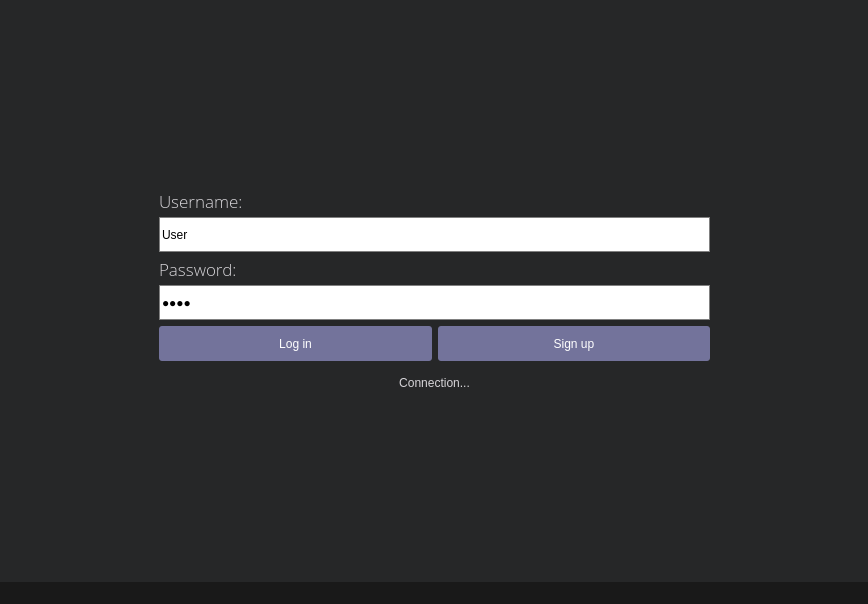
<?xml version="1.0" encoding="UTF-8"?>
<ui version="4.0">
 <class>messenger</class>
 <widget class="QMainWindow" name="messenger">
  <property name="geometry">
   <rect>
    <x>0</x>
    <y>0</y>
    <width>868</width>
    <height>604</height>
   </rect>
  </property>
  <property name="windowTitle">
   <string>messenger</string>
  </property>
  <property name="styleSheet">
   <string notr="true">background: rgb(25, 25, 25);
color:black;</string>
  </property>
  <property name="toolButtonStyle">
   <enum>Qt::ToolButtonIconOnly</enum>
  </property>
  <widget class="QWidget" name="centralwidget">
   <layout class="QHBoxLayout" name="horizontalLayout">
    <property name="leftMargin">
     <number>0</number>
    </property>
    <property name="topMargin">
     <number>0</number>
    </property>
    <property name="rightMargin">
     <number>0</number>
    </property>
    <property name="bottomMargin">
     <number>0</number>
    </property>
    <item>
     <widget class="QStackedWidget" name="stackedWidget">
      <property name="styleSheet">
       <string notr="true">background: rgb(38, 39, 40);</string>
      </property>
      <property name="currentIndex">
       <number>0</number>
      </property>
      <widget class="QWidget" name="login">
       <layout class="QVBoxLayout" name="verticalLayout">
        <property name="leftMargin">
         <number>0</number>
        </property>
        <property name="topMargin">
         <number>0</number>
        </property>
        <property name="rightMargin">
         <number>0</number>
        </property>
        <property name="bottomMargin">
         <number>0</number>
        </property>
        <item>
         <widget class="QWidget" name="widget_1" native="true">
          <property name="sizePolicy">
           <sizepolicy hsizetype="Expanding" vsizetype="Expanding">
            <horstretch>0</horstretch>
            <verstretch>0</verstretch>
           </sizepolicy>
          </property>
          <property name="autoFillBackground">
           <bool>false</bool>
          </property>
          <property name="styleSheet">
           <string notr="true"/>
          </property>
          <layout class="QHBoxLayout" name="horizontalLayout_2">
           <property name="leftMargin">
            <number>0</number>
           </property>
           <property name="topMargin">
            <number>0</number>
           </property>
           <property name="rightMargin">
            <number>0</number>
           </property>
           <property name="bottomMargin">
            <number>0</number>
           </property>
           <item>
            <spacer name="horizontalSpacer">
             <property name="orientation">
              <enum>Qt::Horizontal</enum>
             </property>
             <property name="sizeHint" stdset="0">
              <size>
               <width>98</width>
               <height>20</height>
              </size>
             </property>
            </spacer>
           </item>
           <item>
            <layout class="QVBoxLayout" name="verticalLayout_7">
             <item>
              <spacer name="verticalSpacer">
               <property name="orientation">
                <enum>Qt::Vertical</enum>
               </property>
               <property name="sizeType">
                <enum>QSizePolicy::Expanding</enum>
               </property>
               <property name="sizeHint" stdset="0">
                <size>
                 <width>20</width>
                 <height>40</height>
                </size>
               </property>
              </spacer>
             </item>
             <item>
              <layout class="QVBoxLayout" name="verticalLayout_5">
               <item>
                <widget class="QLabel" name="label_2">
                 <property name="minimumSize">
                  <size>
                   <width>551</width>
                   <height>21</height>
                  </size>
                 </property>
                 <property name="maximumSize">
                  <size>
                   <width>551</width>
                   <height>21</height>
                  </size>
                 </property>
                 <property name="font">
                  <font>
                   <family>Open Sans Light</family>
                   <pointsize>13</pointsize>
                   <weight>50</weight>
                   <italic>false</italic>
                   <bold>false</bold>
                  </font>
                 </property>
                 <property name="styleSheet">
                  <string notr="true">QLabel
{
        font: 13pt &quot;Open Sans Light&quot;;
        color:rgb(215, 213, 217);
}</string>
                 </property>
                 <property name="text">
                  <string>Username:</string>
                 </property>
                 <property name="alignment">
                  <set>Qt::AlignLeading|Qt::AlignLeft|Qt::AlignVCenter</set>
                 </property>
                 <property name="margin">
                  <number>0</number>
                 </property>
                 <property name="indent">
                  <number>0</number>
                 </property>
                </widget>
               </item>
               <item>
                <widget class="QLineEdit" name="login_username">
                 <property name="minimumSize">
                  <size>
                   <width>551</width>
                   <height>35</height>
                  </size>
                 </property>
                 <property name="maximumSize">
                  <size>
                   <width>551</width>
                   <height>35</height>
                  </size>
                 </property>
                 <property name="styleSheet">
                  <string notr="true">QLineEdit
{
        font: 11pt &quot;Open Sans&quot;;
        border:1px solid  grey ;
        min-height: 33px;
        background: white;
       color:black;
}

QLineEdit:focus
{
        border:1px solid  #161626 ;
} </string>
                 </property>
                 <property name="text">
                  <string>User</string>
                 </property>
                 <property name="maxLength">
                  <number>20</number>
                 </property>
                </widget>
               </item>
               <item>
                <widget class="QLabel" name="label_6">
                 <property name="minimumSize">
                  <size>
                   <width>551</width>
                   <height>21</height>
                  </size>
                 </property>
                 <property name="maximumSize">
                  <size>
                   <width>551</width>
                   <height>21</height>
                  </size>
                 </property>
                 <property name="font">
                  <font>
                   <family>Open Sans Light</family>
                   <pointsize>13</pointsize>
                   <weight>50</weight>
                   <italic>false</italic>
                   <bold>false</bold>
                  </font>
                 </property>
                 <property name="styleSheet">
                  <string notr="true">QLabel
{
        font: 13pt &quot;Open Sans Light&quot;;
color:rgb(215, 213, 217)
;
}</string>
                 </property>
                 <property name="text">
                  <string>Password:</string>
                 </property>
                 <property name="alignment">
                  <set>Qt::AlignLeading|Qt::AlignLeft|Qt::AlignVCenter</set>
                 </property>
                 <property name="indent">
                  <number>0</number>
                 </property>
                </widget>
               </item>
               <item>
                <widget class="QLineEdit" name="login_password">
                 <property name="minimumSize">
                  <size>
                   <width>551</width>
                   <height>35</height>
                  </size>
                 </property>
                 <property name="maximumSize">
                  <size>
                   <width>551</width>
                   <height>35</height>
                  </size>
                 </property>
                 <property name="styleSheet">
                  <string notr="true">QLineEdit
{
        font: 11pt &quot;Open Sans&quot;;
        border:1px solid  grey ;
        min-height: 33px;
        background: white;
        color:black;
}

QLineEdit:focus
{
        border:1px solid  #161626 ;
} </string>
                 </property>
                 <property name="inputMethodHints">
                  <set>Qt::ImhHiddenText|Qt::ImhNoAutoUppercase|Qt::ImhNoPredictiveText|Qt::ImhSensitiveData</set>
                 </property>
                 <property name="text">
                  <string>1111</string>
                 </property>
                 <property name="maxLength">
                  <number>30</number>
                 </property>
                 <property name="echoMode">
                  <enum>QLineEdit::Password</enum>
                 </property>
                </widget>
               </item>
               <item>
                <layout class="QHBoxLayout" name="horizontalLayout_5">
                 <property name="bottomMargin">
                  <number>5</number>
                 </property>
                 <item>
                  <widget class="QPushButton" name="login_button">
                   <property name="styleSheet">
                    <string notr="true">QPushButton:enabled
{
                font: 13pt &quot;Open Sans Semibold&quot;;
                background:  #73739b;
                border-radius: 3px;
                min-height:25px;
                padding: 5px;
                outline: 0;
            color: white;
}

QPushButton:disable
{
                font: 13pt &quot;Open Sans Semibold&quot;;
                background:  gray;
                border-radius: 3px;
                min-height:25px;
                padding: 5px;
                outline: 0;
            color: white;
}


QPushButton:hover
{
                background: #7a7aa1;
}

QPushButton:pressed
 {
        background: #8f8fb3;
}</string>
                   </property>
                   <property name="text">
                    <string>Log in</string>
                   </property>
                  </widget>
                 </item>
                 <item>
                  <widget class="QPushButton" name="login_signup">
                   <property name="enabled">
                    <bool>true</bool>
                   </property>
                   <property name="styleSheet">
                    <string notr="true">QPushButton:enabled
{
                font: 13pt &quot;Open Sans Semibold&quot;;
                background:  #73739b;
                border-radius: 3px;
                min-height:25px;
                padding: 5px;
                outline: 0;
                color: white;
}

QPushButton:hover
{
                background: #7a7aa1;
}

QPushButton:pressed
 {
        background: #8f8fb3;
}</string>
                   </property>
                   <property name="text">
                    <string>Sign up</string>
                   </property>
                  </widget>
                 </item>
                </layout>
               </item>
               <item>
                <widget class="QLabel" name="login_error">
                 <property name="sizePolicy">
                  <sizepolicy hsizetype="Preferred" vsizetype="Fixed">
                   <horstretch>0</horstretch>
                   <verstretch>0</verstretch>
                  </sizepolicy>
                 </property>
                 <property name="minimumSize">
                  <size>
                   <width>551</width>
                   <height>21</height>
                  </size>
                 </property>
                 <property name="maximumSize">
                  <size>
                   <width>551</width>
                   <height>21</height>
                  </size>
                 </property>
                 <property name="styleSheet">
                  <string notr="true">font: 10pt &quot;Open Sans Light&quot;;
color:rgb(215, 213, 217);</string>
                 </property>
                 <property name="text">
                  <string>Connection...</string>
                 </property>
                 <property name="alignment">
                  <set>Qt::AlignCenter</set>
                 </property>
                </widget>
               </item>
              </layout>
             </item>
             <item>
              <spacer name="verticalSpacer_3">
               <property name="orientation">
                <enum>Qt::Vertical</enum>
               </property>
               <property name="sizeHint" stdset="0">
                <size>
                 <width>20</width>
                 <height>45</height>
                </size>
               </property>
              </spacer>
             </item>
            </layout>
           </item>
           <item>
            <spacer name="horizontalSpacer_2">
             <property name="orientation">
              <enum>Qt::Horizontal</enum>
             </property>
             <property name="sizeHint" stdset="0">
              <size>
               <width>97</width>
               <height>20</height>
              </size>
             </property>
            </spacer>
           </item>
          </layout>
         </widget>
        </item>
       </layout>
      </widget>
      <widget class="QWidget" name="signUp">
       <layout class="QVBoxLayout" name="verticalLayout_2">
        <property name="leftMargin">
         <number>0</number>
        </property>
        <property name="topMargin">
         <number>0</number>
        </property>
        <property name="rightMargin">
         <number>0</number>
        </property>
        <property name="bottomMargin">
         <number>0</number>
        </property>
        <item>
         <layout class="QVBoxLayout" name="verticalLayout_9">
          <item>
           <spacer name="verticalSpacer_2">
            <property name="orientation">
             <enum>Qt::Vertical</enum>
            </property>
            <property name="sizeHint" stdset="0">
             <size>
              <width>20</width>
              <height>40</height>
             </size>
            </property>
           </spacer>
          </item>
          <item>
           <layout class="QHBoxLayout" name="horizontalLayout_7">
            <item>
             <spacer name="horizontalSpacer_3">
              <property name="orientation">
               <enum>Qt::Horizontal</enum>
              </property>
              <property name="sizeHint" stdset="0">
               <size>
                <width>40</width>
                <height>20</height>
               </size>
              </property>
             </spacer>
            </item>
            <item>
             <layout class="QVBoxLayout" name="verticalLayout_8">
              <item>
               <layout class="QVBoxLayout" name="verticalLayout_4">
                <item>
                 <widget class="QLabel" name="label_3">
                  <property name="minimumSize">
                   <size>
                    <width>698</width>
                    <height>21</height>
                   </size>
                  </property>
                  <property name="maximumSize">
                   <size>
                    <width>698</width>
                    <height>21</height>
                   </size>
                  </property>
                  <property name="styleSheet">
                   <string notr="true">QLabel
{
        font: 13pt &quot;Open Sans Light&quot;;
 color: rgb(215, 213, 217);

}</string>
                  </property>
                  <property name="text">
                   <string>Username:</string>
                  </property>
                 </widget>
                </item>
                <item>
                 <widget class="QLineEdit" name="signup_username">
                  <property name="minimumSize">
                   <size>
                    <width>698</width>
                    <height>35</height>
                   </size>
                  </property>
                  <property name="maximumSize">
                   <size>
                    <width>698</width>
                    <height>35</height>
                   </size>
                  </property>
                  <property name="styleSheet">
                   <string notr="true">QLineEdit
{
        font: 11pt &quot;Open Sans&quot;;
        border:1px solid  grey ;
        min-height: 33px;
        background: white;
}

QLineEdit:focus
{
        border:1px solid  #161626 ;
} </string>
                  </property>
                  <property name="text">
                   <string>User</string>
                  </property>
                  <property name="maxLength">
                   <number>20</number>
                  </property>
                 </widget>
                </item>
                <item>
                 <widget class="QLabel" name="label_4">
                  <property name="minimumSize">
                   <size>
                    <width>698</width>
                    <height>21</height>
                   </size>
                  </property>
                  <property name="maximumSize">
                   <size>
                    <width>698</width>
                    <height>21</height>
                   </size>
                  </property>
                  <property name="styleSheet">
                   <string notr="true">QLabel
{
        font: 13pt &quot;Open Sans Light&quot;;
		color:rgb(215, 213, 217)
}</string>
                  </property>
                  <property name="text">
                   <string>Password:</string>
                  </property>
                 </widget>
                </item>
                <item>
                 <widget class="QLineEdit" name="signup_password">
                  <property name="minimumSize">
                   <size>
                    <width>698</width>
                    <height>35</height>
                   </size>
                  </property>
                  <property name="maximumSize">
                   <size>
                    <width>698</width>
                    <height>35</height>
                   </size>
                  </property>
                  <property name="styleSheet">
                   <string notr="true">QLineEdit
{
        font: 11pt &quot;Open Sans&quot;;
        border:1px solid  grey ;
        min-height: 33px;
        background: white;
}

QLineEdit:focus
{
        border:1px solid  #161626 ;
} </string>
                  </property>
                  <property name="inputMethodHints">
                   <set>Qt::ImhHiddenText|Qt::ImhNoAutoUppercase|Qt::ImhNoPredictiveText|Qt::ImhSensitiveData</set>
                  </property>
                  <property name="text">
                   <string>111</string>
                  </property>
                  <property name="maxLength">
                   <number>30</number>
                  </property>
                  <property name="echoMode">
                   <enum>QLineEdit::Password</enum>
                  </property>
                 </widget>
                </item>
                <item>
                 <widget class="QLabel" name="label_5">
                  <property name="minimumSize">
                   <size>
                    <width>698</width>
                    <height>21</height>
                   </size>
                  </property>
                  <property name="maximumSize">
                   <size>
                    <width>698</width>
                    <height>21</height>
                   </size>
                  </property>
                  <property name="styleSheet">
                   <string notr="true">QLabel
{
        font: 13pt &quot;Open Sans Light&quot;;
		color:rgb(215, 213, 217)
}</string>
                  </property>
                  <property name="text">
                   <string>Confirm password:</string>
                  </property>
                 </widget>
                </item>
                <item>
                 <widget class="QLineEdit" name="signup_confirm">
                  <property name="minimumSize">
                   <size>
                    <width>698</width>
                    <height>35</height>
                   </size>
                  </property>
                  <property name="maximumSize">
                   <size>
                    <width>698</width>
                    <height>35</height>
                   </size>
                  </property>
                  <property name="styleSheet">
                   <string notr="true">QLineEdit
{
        font: 11pt &quot;Open Sans&quot;;
        border:1px solid  grey ;
        min-height: 33px;
        background: white;
}

QLineEdit:focus
{
        border:1px solid  #161626 ;
} </string>
                  </property>
                  <property name="inputMethodHints">
                   <set>Qt::ImhHiddenText|Qt::ImhNoAutoUppercase|Qt::ImhNoPredictiveText|Qt::ImhSensitiveData</set>
                  </property>
                  <property name="text">
                   <string>111</string>
                  </property>
                  <property name="maxLength">
                   <number>30</number>
                  </property>
                  <property name="echoMode">
                   <enum>QLineEdit::Password</enum>
                  </property>
                 </widget>
                </item>
               </layout>
              </item>
              <item>
               <layout class="QHBoxLayout" name="horizontalLayout_6">
                <item>
                 <widget class="QPushButton" name="signup_button">
                  <property name="minimumSize">
                   <size>
                    <width>345</width>
                    <height>35</height>
                   </size>
                  </property>
                  <property name="maximumSize">
                   <size>
                    <width>345</width>
                    <height>35</height>
                   </size>
                  </property>
                  <property name="styleSheet">
                   <string notr="true">QPushButton:enabled
{
                font: 13pt &quot;Open Sans Semibold&quot;;
                background:  #73739b;
                border-radius: 3px;
                min-height:25px;
                padding: 5px;
            outline: 0;
                color: white;
}

QPushButton:hover
{
                background: #7a7aa1;
}

QPushButton:pressed
 {
        background: #8f8fb3;
}</string>
                  </property>
                  <property name="text">
                   <string>Ok</string>
                  </property>
                 </widget>
                </item>
                <item>
                 <widget class="QPushButton" name="signup_login">
                  <property name="minimumSize">
                   <size>
                    <width>345</width>
                    <height>35</height>
                   </size>
                  </property>
                  <property name="maximumSize">
                   <size>
                    <width>345</width>
                    <height>35</height>
                   </size>
                  </property>
                  <property name="styleSheet">
                   <string notr="true">QPushButton:enabled
{
                font: 13pt &quot;Open Sans Semibold&quot;;
                background:  #73739b;
                border-radius: 3px;
                min-height:25px;
                padding: 5px;
                outline: 0;
                color: white;
}

QPushButton:hover
{
                background: #7a7aa1;
}

QPushButton:pressed
 {
        background: #8f8fb3;
}</string>
                  </property>
                  <property name="text">
                   <string>Cancel</string>
                  </property>
                 </widget>
                </item>
               </layout>
              </item>
             </layout>
            </item>
            <item>
             <spacer name="horizontalSpacer_4">
              <property name="orientation">
               <enum>Qt::Horizontal</enum>
              </property>
              <property name="sizeHint" stdset="0">
               <size>
                <width>40</width>
                <height>20</height>
               </size>
              </property>
             </spacer>
            </item>
           </layout>
          </item>
          <item>
           <spacer name="verticalSpacer_4">
            <property name="orientation">
             <enum>Qt::Vertical</enum>
            </property>
            <property name="sizeHint" stdset="0">
             <size>
              <width>20</width>
              <height>40</height>
             </size>
            </property>
           </spacer>
          </item>
         </layout>
        </item>
       </layout>
      </widget>
      <widget class="QWidget" name="main">
       <layout class="QVBoxLayout" name="verticalLayout_6">
        <item>
         <widget class="QSplitter" name="splitter">
          <property name="orientation">
           <enum>Qt::Horizontal</enum>
          </property>
          <widget class="QWidget" name="layoutWidget">
           <layout class="QVBoxLayout" name="verticalLayout_3">
            <item>
             <layout class="QHBoxLayout" name="horizontalLayout_8">
              <item>
               <widget class="QPushButton" name="add_button">
                <property name="sizePolicy">
                 <sizepolicy hsizetype="Minimum" vsizetype="Minimum">
                  <horstretch>0</horstretch>
                  <verstretch>0</verstretch>
                 </sizepolicy>
                </property>
                <property name="minimumSize">
                 <size>
                  <width>50</width>
                  <height>50</height>
                 </size>
                </property>
                <property name="maximumSize">
                 <size>
                  <width>100</width>
                  <height>50</height>
                 </size>
                </property>
                <property name="baseSize">
                 <size>
                  <width>101</width>
                  <height>51</height>
                 </size>
                </property>
                <property name="toolTipDuration">
                 <number>-1</number>
                </property>
                <property name="styleSheet">
                 <string notr="true">QPushButton:enabled
{
                background: #1c1c37;
                min-width: 40px;
                min-height:40px;
                border-radius: 0px;
                padding: 5px;
                outline: 0px;
}

QPushButton:hover
{
                background: #3D3D5A;
}

QPushButton:pressed
{
           background: #585879;
}</string>
                </property>
                <property name="text">
                 <string/>
                </property>
                <property name="icon">
                 <iconset resource="resources.qrc">
                  <normaloff>:/Resources/search.png</normaloff>:/Resources/search.png</iconset>
                </property>
                <property name="iconSize">
                 <size>
                  <width>130</width>
                  <height>130</height>
                 </size>
                </property>
                <property name="flat">
                 <bool>false</bool>
                </property>
               </widget>
              </item>
              <item>
               <widget class="QPushButton" name="contact_button">
                <property name="sizePolicy">
                 <sizepolicy hsizetype="Minimum" vsizetype="Minimum">
                  <horstretch>0</horstretch>
                  <verstretch>0</verstretch>
                 </sizepolicy>
                </property>
                <property name="minimumSize">
                 <size>
                  <width>50</width>
                  <height>50</height>
                 </size>
                </property>
                <property name="maximumSize">
                 <size>
                  <width>100</width>
                  <height>50</height>
                 </size>
                </property>
                <property name="baseSize">
                 <size>
                  <width>101</width>
                  <height>51</height>
                 </size>
                </property>
                <property name="styleSheet">
                 <string notr="true"> QPushButton:enabled
{
                background: #1c1c37;
                min-width: 40px;
                min-height:40px;
                border-radius: 0px;
                padding: 5px;
                outline: 0px;
}

QPushButton:hover
{
                background: #3D3D5A;
}

QPushButton:pressed
{
           background: #585879;
}</string>
                </property>
                <property name="text">
                 <string/>
                </property>
                <property name="icon">
                 <iconset resource="resources.qrc">
                  <normaloff>:/Resources/chat.png</normaloff>:/Resources/chat.png</iconset>
                </property>
                <property name="iconSize">
                 <size>
                  <width>130</width>
                  <height>130</height>
                 </size>
                </property>
               </widget>
              </item>
             </layout>
            </item>
            <item>
             <widget class="QLineEdit" name="search">
              <property name="styleSheet">
               <string notr="true">border: rgb(215, 213, 217);
background: rgb(54, 57, 63);
color:rgb(215, 213, 217);
</string>
              </property>
             </widget>
            </item>
            <item>
             <widget class="QListWidget" name="listUser">
              <property name="styleSheet">
               <string notr="true">border:rgb(38, 39, 40);
color:rgb(215, 213, 217)</string>
              </property>
             </widget>
            </item>
           </layout>
          </widget>
          <widget class="QWidget" name="layoutWidget_3">
           <layout class="QFormLayout" name="formLayout_2">
            <property name="topMargin">
             <number>0</number>
            </property>
            <property name="rightMargin">
             <number>6</number>
            </property>
            <property name="bottomMargin">
             <number>6</number>
            </property>
            <item row="1" column="0">
             <widget class="QLineEdit" name="input">
              <property name="sizePolicy">
               <sizepolicy hsizetype="Preferred" vsizetype="Preferred">
                <horstretch>0</horstretch>
                <verstretch>0</verstretch>
               </sizepolicy>
              </property>
              <property name="minimumSize">
               <size>
                <width>530</width>
                <height>35</height>
               </size>
              </property>
              <property name="styleSheet">
               <string notr="true"> background:rgb(54, 57, 63);
color: rgb(215, 213, 217);
border: rgb(215, 213, 217);</string>
              </property>
              <property name="alignment">
               <set>Qt::AlignLeading|Qt::AlignLeft|Qt::AlignTop</set>
              </property>
             </widget>
            </item>
            <item row="1" column="1">
             <widget class="QPushButton" name="send">
              <property name="enabled">
               <bool>false</bool>
              </property>
              <property name="sizePolicy">
               <sizepolicy hsizetype="Preferred" vsizetype="Preferred">
                <horstretch>0</horstretch>
                <verstretch>0</verstretch>
               </sizepolicy>
              </property>
              <property name="maximumSize">
               <size>
                <width>50</width>
                <height>35</height>
               </size>
              </property>
              <property name="styleSheet">
               <string notr="true"> QPushButton:enabled
{
                border-image: url(:/Resources/send.png);
                background:  #73739b;
                border-radius: 3px;
                min-width: 40px;
                min-height:25px;
                padding: 5px;
                outline: 0px;
}

 QPushButton:disabled
{
                border-image: url(:/Resources/send_disabled.png);
                background:  #73739b;
                border-radius: 3px;
                min-width: 40px;
                min-height:25px;
                padding: 5px;
}

QPushButton:hover
{
                background: #7a7aa1;
}

QPushButton:pressed
 {
        background: #8f8fb3;
}</string>
              </property>
             </widget>
            </item>
            <item row="0" column="0" colspan="2">
             <widget class="QLabel" name="chat">
              <property name="sizePolicy">
               <sizepolicy hsizetype="MinimumExpanding" vsizetype="MinimumExpanding">
                <horstretch>0</horstretch>
                <verstretch>0</verstretch>
               </sizepolicy>
              </property>
              <property name="minimumSize">
               <size>
                <width>491</width>
                <height>471</height>
               </size>
              </property>
              <property name="autoFillBackground">
               <bool>false</bool>
              </property>
              <property name="styleSheet">
               <string notr="true"> background:rgb(54, 57, 63);
color:rgb(215, 213, 217)</string>
              </property>
              <property name="text">
               <string/>
              </property>
              <property name="alignment">
               <set>Qt::AlignLeading|Qt::AlignLeft|Qt::AlignTop</set>
              </property>
              <property name="wordWrap">
               <bool>true</bool>
              </property>
             </widget>
            </item>
           </layout>
          </widget>
         </widget>
        </item>
       </layout>
      </widget>
     </widget>
    </item>
   </layout>
  </widget>
  <widget class="QMenuBar" name="menubar">
   <property name="geometry">
    <rect>
     <x>0</x>
     <y>0</y>
     <width>868</width>
     <height>20</height>
    </rect>
   </property>
  </widget>
  <widget class="QStatusBar" name="statusbar"/>
 </widget>
 <resources>
  <include location="resources.qrc"/>
 </resources>
 <connections/>
</ui>
